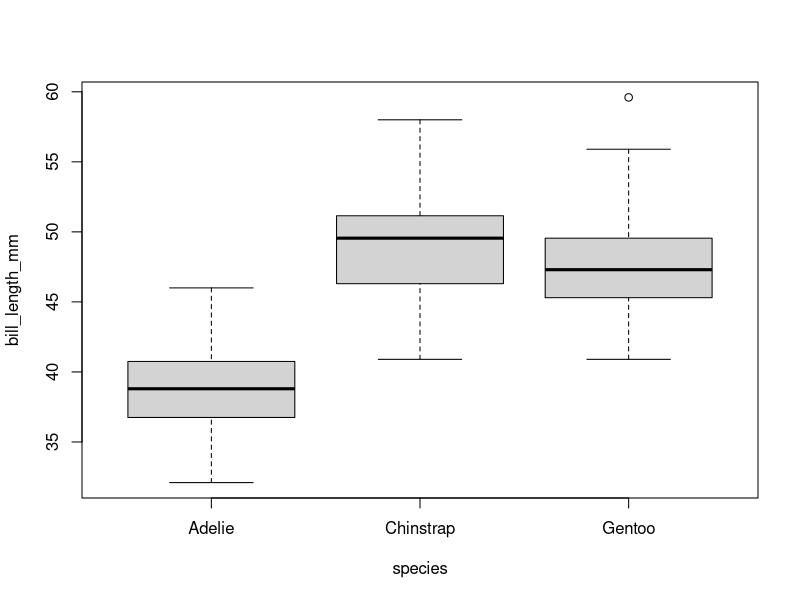

Generate this figure with R:
#https://education.rstudio.com/blog/2020/07/palmerpenguins-cran/
install.packages("palmerpenguins")
library(tidyverse)
library(palmerpenguins)
data(penguins)
summary(penguins)
plot(bill_length_mm~species,data=penguins)
